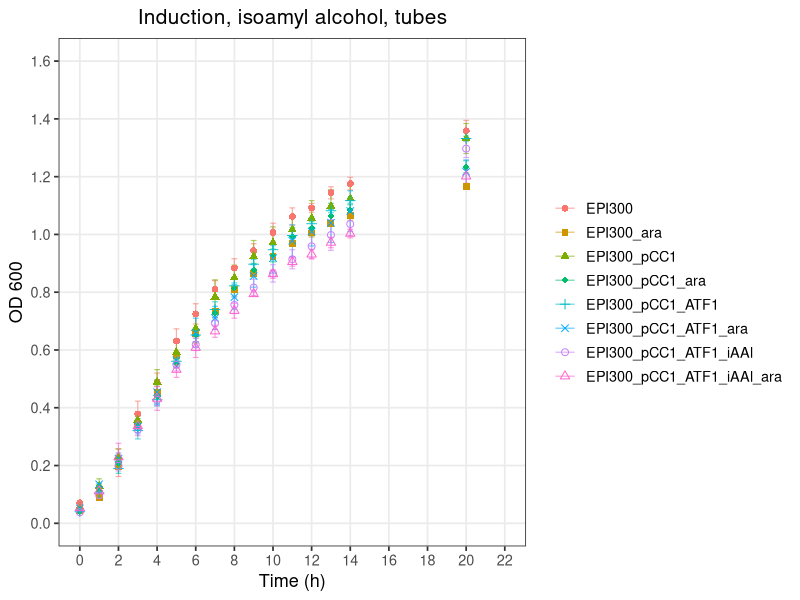
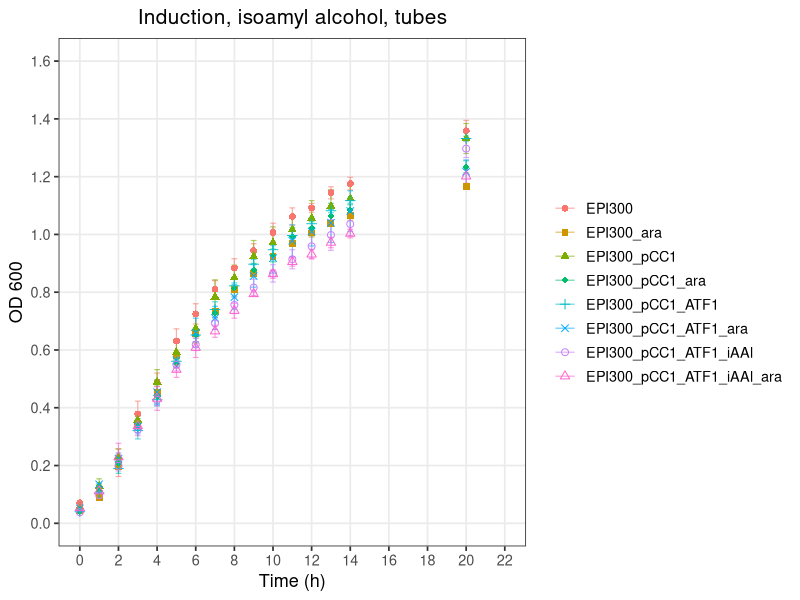

Recreate these plots in R, in order.
# ============================================================
# Plot: Induction, isoamyl alcohol (OD600 vs Time)
# ============================================================

library(tidyverse)

# ---- 1. Read the raw CSV --------------------------------------------------
# The file has a 2-row header:
#   Row 1: strain names (merged across Avg/SD column pairs)
#   Row 2: "Avg" / "SD" labels
# We read both header rows manually, then build clean column names.

raw <- read_csv("Arab_Induction.csv", col_names = FALSE, skip = 2,
                show_col_types = FALSE)

header1 <- read_csv("Arab_Induction.csv", col_names = FALSE, n_max = 1,
                    show_col_types = FALSE) |> unlist(use.names = FALSE)
header2 <- read_csv("Arab_Induction.csv", col_names = FALSE, skip = 1, n_max = 1,
                    show_col_types = FALSE) |> unlist(use.names = FALSE)

# Forward-fill the strain names across their Avg/SD column pair
strain_names <- header1
for (i in seq_along(strain_names)) {
  if (is.na(strain_names[i]) && i > 1) strain_names[i] <- strain_names[i - 1]
}

# Drop fully empty trailing columns
keep <- !is.na(header2) | seq_along(header2) == 1
raw         <- raw[, keep]
strain_names <- strain_names[keep]
header2      <- header2[keep]

# Build final column names: "Time", "<strain>_Avg", "<strain>_SD"
col_names <- c("Time",
               paste0(strain_names[-1], "_", header2[-1]))
colnames(raw) <- col_names

# ---- 2. Reshape to long format (Avg + SD, for plotting with error bars) ---
strains <- unique(strain_names[-1])

df_long <- raw |>
  pivot_longer(
    cols = -Time,
    names_to = c("Strain", ".value"),
    names_pattern = "(.*)_(Avg|SD)"
  ) |>
  rename(OD600 = Avg) |>
  mutate(Strain = factor(Strain, levels = strains))

# ---- 3. Plot ---------------------------------------------------------------
# 8 visually distinct shapes (mix of filled/open so they're tellable apart
# even without color): circle, square, triangle, diamond, plus, x, open circle, open triangle
shape_values <- c(16, 15, 17, 18, 3, 4, 1, 2)

p <- ggplot(df_long, aes(x = Time, y = OD600, color = Strain, shape = Strain)) +
  geom_errorbar(aes(ymin = OD600 - SD, ymax = OD600 + SD), width = 0.3,
                linewidth = 0.4, alpha = 0.6) +
  geom_point(size = 2.0) +
  scale_shape_manual(values = shape_values) +
  scale_x_continuous(breaks = seq(0, 22, by = 2), limits = c(0, 22)) +
  scale_y_continuous(breaks = seq(0, 1.6, by = 0.2), limits = c(0, 1.6)) +
  labs(
    title = "Induction, isoamyl alcohol, tubes",
    x = "Time (h)",
    y = "OD 600",
    color = NULL,
    shape = NULL
  ) +
  theme_bw(base_size = 13) +
  theme(
    panel.grid.minor = element_blank(),
    plot.title = element_text(hjust = 0.5, size = 15),
    legend.key = element_blank()
  )

print(p)

ggsave("Induction_Combined_T.png", p, width = 9, height = 5, dpi = 300)
